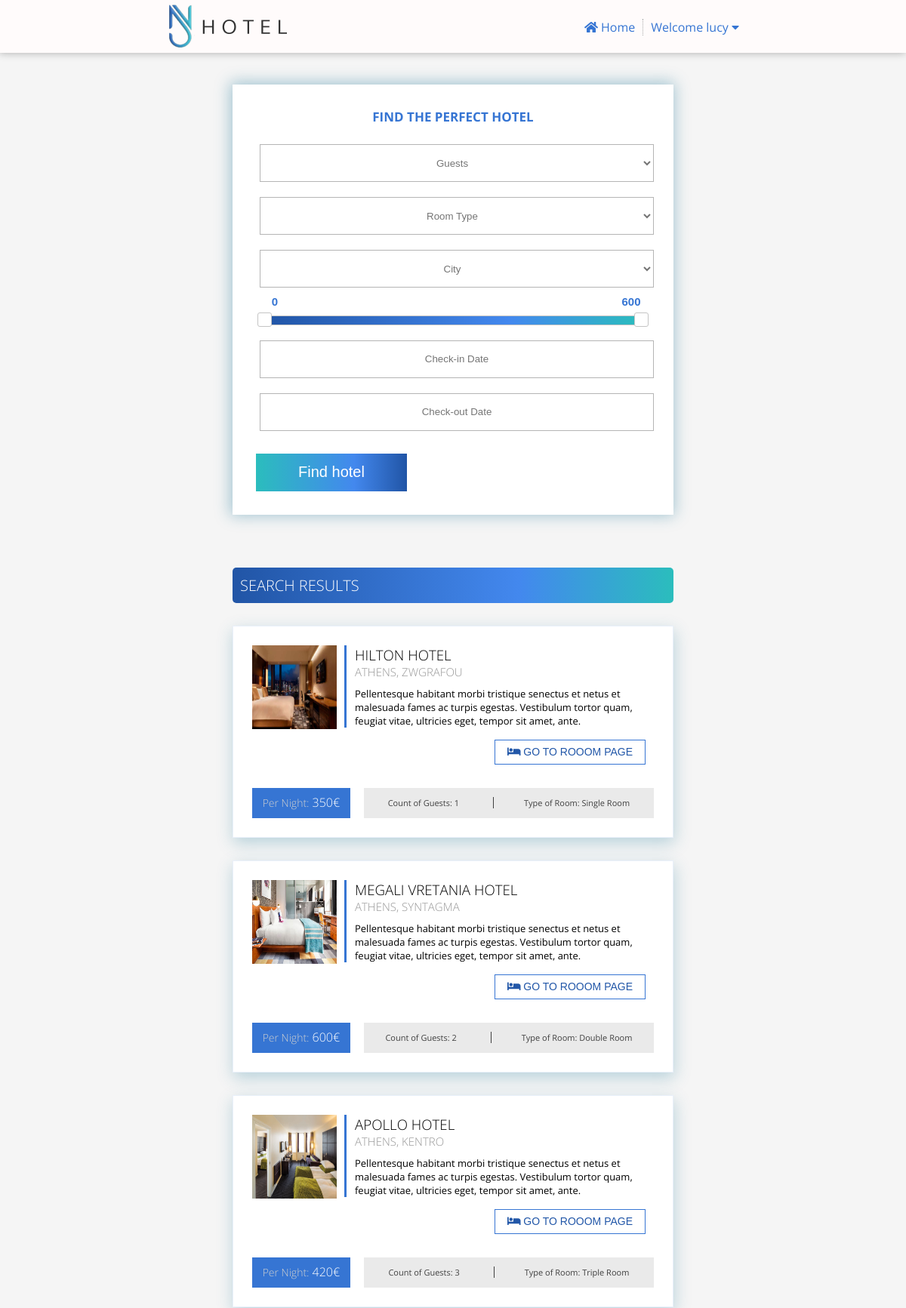
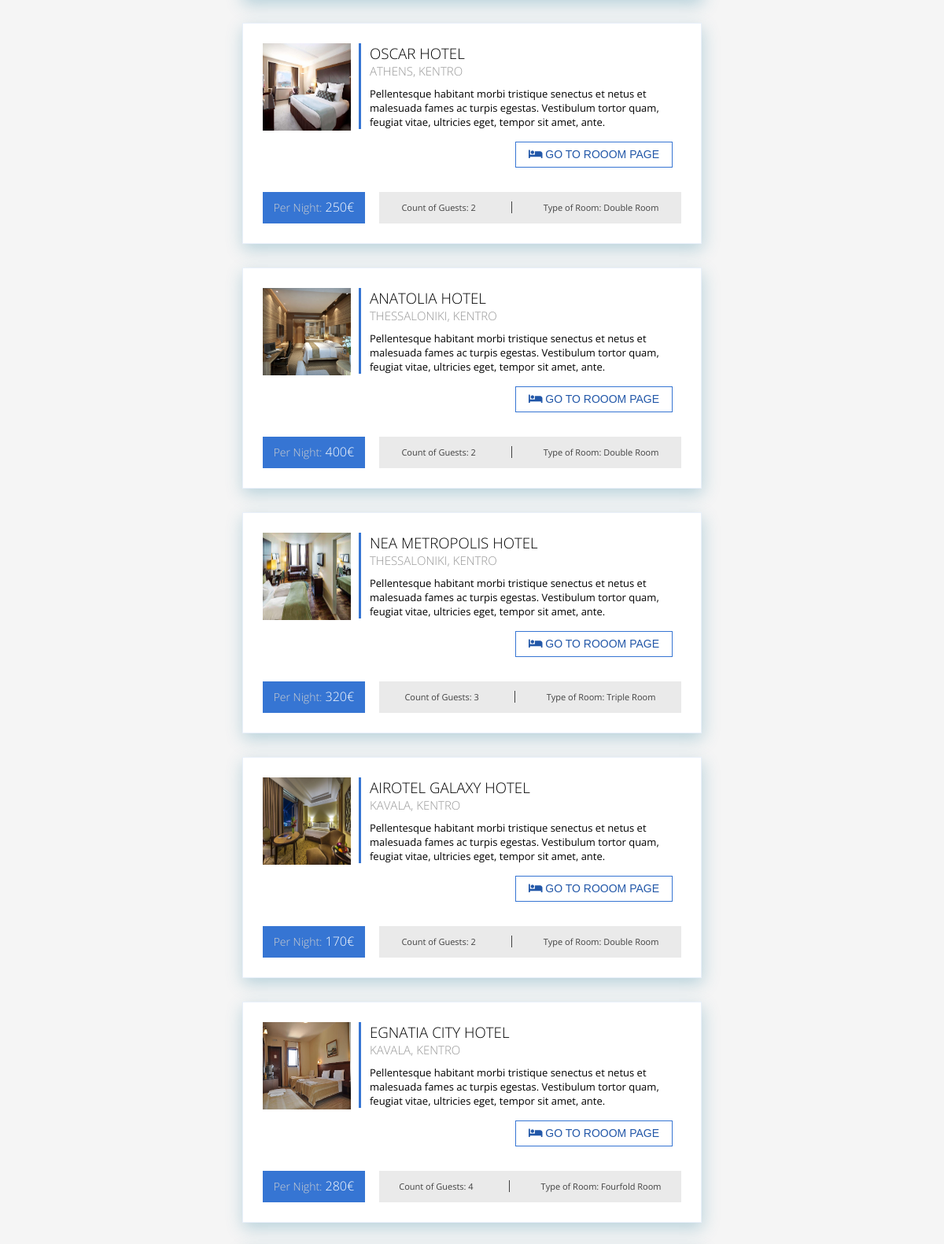
The page /public/list.php (signed in, upper part) on the database its author committed (2 pictures, top to bottom).
### tables this page shows
CREATE TABLE `user` (
  `user_id` int(10) UNSIGNED NOT NULL,
  `name` varchar(250) NOT NULL,
  `email` varchar(250) NOT NULL,
  `password` text NOT NULL,
  `created_time` timestamp NOT NULL DEFAULT current_timestamp()
);

CREATE TABLE `room` (
  `room_id` int(10) UNSIGNED NOT NULL,
  `type_id` int(10) UNSIGNED NOT NULL,
  `name` varchar(250) NOT NULL,
  `city` varchar(250) NOT NULL,
  `area` varchar(250) NOT NULL,
  `photo_url` varchar(250) NOT NULL,
  `count_of_guests` int(10) UNSIGNED NOT NULL,
  `price` int(10) UNSIGNED NOT NULL,
  `address` varchar(250) NOT NULL,
  `location_lat` decimal(10,7) NOT NULL,
  `location_long` decimal(10,7) NOT NULL,
  `description_short` varchar(250) NOT NULL,
  `description_long` text NOT NULL,
  `parking` tinyint(1) NOT NULL,
  `wifi` tinyint(1) NOT NULL,
  `pet_friendly` tinyint(1) NOT NULL,
  `avg_reviews` decimal(10,7) DEFAULT NULL,
  `count_reviews` int(10) UNSIGNED DEFAULT 0,
  `created_time` timestamp NOT NULL DEFAULT current_timestamp()
);

CREATE TABLE `room_type` (
  `type_id` int(10) UNSIGNED NOT NULL,
  `title` varchar(250) NOT NULL
);

### app/Hotel/User.php (called while the page is built, shortened)
<?php
class User extends BaseService{
    private static $currentUserId;
    public function getByUserId($userId){
        $parameters = [
            ':user_id' => $userId
        ];
        return $this->fetch("SELECT * FROM user WHERE user_id = :user_id", $parameters);
    }
    public static function getCurrentUserId(){
        return self::$currentUserId;
    }
    public static function setCurrentUserId($userId){
       self::$currentUserId = $userId;
    }
}
?>

### app/Hotel/BaseService.php (called while the page is built, shortened)
<?php
class BaseService{
    private static $pdo;
    protected function initializePdo(){
        if(!empty(self::$pdo)){
            return;
        }
        $config = Configuration::getInstance();
        $databaseConfig = $config->getConfig()['database'];
        try{
            self::$pdo = new PDO(sprintf('mysql:host=%s;dbname=%s;charset=UTF8', $databaseConfig['host'], $databaseConfig['dbname']), $databaseConfig['username'], $databaseConfig['password'], [PDO::MYSQL_ATTR_INIT_COMMAND => "SET NAMES 'UTF8'"]);
            self::$pdo->setAttribute(PDO::ATTR_ERRMODE, PDO::ERRMODE_EXCEPTION);
        }catch (\PDOException $ex){
            throw new \Exception(sprintf('Could not connect to database. Error: %s', $ex->getMessage()));
        }
    }
    protected function fetchAll($sql, $parameters= [], $type = PDO::FETCH_ASSOC){
        $statement = $this->getPdo()->prepare($sql);
        foreach ($parameters as $key => $value){
            $statement->bindValue($key, $value, is_int($value) ? PDO::PARAM_INT : PDO::PARAM_STR);
        }
        $status = $statement->execute();
        return $statement->fetchAll($type);
    }
    protected function fetch($sql, $parameters= [], $type = PDO::FETCH_ASSOC){
        $statement = $this->getPdo()->prepare($sql);
        foreach ($parameters as $key => $value){
            $statement->bindValue($key, $value, is_int($value) ? PDO::PARAM_INT : PDO::PARAM_STR);
        }
        $status = $statement->execute();
        return $statement->fetch($type);
    }
    protected function getPdo(){
        return self::$pdo;
    }
}
?>

### app/Hotel/Room.php (called while the page is built, shortened)
<?php
class Room extends BaseService  {
    public function search($checkInDate, $checkOutDate, $city = '', $typeId = '', $guests = '', $minPrice = '', $maxPrice = ''){
        $parameters = [
            ':check_in_date' => $checkInDate->format(DateTime::ATOM),
            ':check_out_date' => $checkOutDate->format(DateTime::ATOM)
        ];
        $sql = 'SELECT * FROM room WHERE ';
        $sql .= 'room_id NOT IN (
           SELECT room_id
           FROM booking
           WHERE check_in_date <= :check_out_date AND check_out_date >= :check_in_date)';
        return $this->fetchAll($sql, $parameters);
    }
}
?>

### app/Hotel/RoomType.php (called while the page is built, shortened)
<?php
class RoomType extends BaseService  {
     public function getAllTypes(){
        return $this->fetchAll("SELECT * FROM room_type");
    }
    public static function findValueFromArrayKey($array = [], $key = ''){
        foreach ($array as $arrayElement){
          if($arrayElement['type_id'] == $key){
            $value = $arrayElement['title'] ;
          }
        }
        return $value;
    }
}
?>

### public/list.php (the view, shortened to what this page needs)
<?php
$room = new Room();
$type = new RoomType();
$allTypes = $type->getAllTypes();
$selectedCity = $_REQUEST['city'];
$selectedTypeId = $_REQUEST['room_type'];
$checkInDate = $_REQUEST['check_in_date'];
$checkOutDate = $_REQUEST['check_out_date'];
$selectedGuests = $_REQUEST['guest'];
$selectedMinPrice = $_REQUEST['min_price'];
$selectedMaxPrice = $_REQUEST['max_price'];
$allAvailableRooms = $room->search(new DateTime($checkInDate), new DateTime($checkOutDate), $selectedCity, $selectedTypeId, $selectedGuests, $selectedMinPrice, $selectedMaxPrice);
?>
<!DOCTYPE html>
<html lang="en">
    <head>
        <link rel="stylesheet" href="assets/css/all.min.css">
        <link rel="stylesheet" type="text/css" href="assets/js/jquery/jquery-ui.css">
        <link rel="stylesheet" type="text/css" href="assets/css/style.css">
        <link rel="stylesheet" type="text/css" href="assets/css/list.css">
        <link rel="stylesheet" type="text/css" href="assets/css/drop.css">
        <link rel="stylesheet" type="text/css" href="assets/css/errors.css">
        <link rel="stylesheet" type="text/css" href="assets/css/responsive.css">
    </head>
    <body>
        <?php include "partial/header.php" ?>
        <?php include "partial/mobile.php" ?>
        <section>
            <div class="search-results">
                <div class="sidebar-filters">
                    <form name="searchForm" class="searchForm" action="list.php" onsubmit="return validateForm()">
                        <h2>Find the perfect hotel</h2>
                        <select name="guest" id="guests" class="styling-fields register-fields select-guests">
                            <option value="" disabled selected hidden>Guests</option>
                        </select>
                        <select name="room_type" id="room-type" class="styling-fields register-fields select-room">
                            <option value="" disabled selected hidden>Room Type</option>
                        </select>
                        <select name="city" id="city" class="styling-fields register-fields select-city">
                            <option value="" disabled selected hidden>City</option>
                        </select>
                        <div class="prices">
                            <input name="min_price" type="text" id="amount" class="price-range" readonly>
                            <input name="max_price" type="text" id="amount2" class="price-range" readonly>
                        </div>
                        <div id="slider-range"></div>
                        <input class="styling-fields register-fields check-in-date" type="text"  autocomplete="off" id="datepicker-start" name="check_in_date" value="<?php echo $checkInDate;?>" placeholder="Check-in Date">
                        <input class="styling-fields register-fields check-out-date" type="text"  autocomplete="off" id="datepicker-end" name="check_out_date" value="<?php echo $checkOutDate;?>" placeholder="Check-out Date">
                        <button type="submit" class="button">Find hotel</button>
                    </form>
                </div>
                <div class="hotel-results" id="search-results-container">
                    <div class="results-bar">
                        <h2>Search Results</h2>
                    </div>
                    <?php
                        foreach($allAvailableRooms as $allAvailableRoom) {
                    ?>
                    <article class="room">
                        <aside class="media">
                            <img src="assets/images/rooms/<?php echo $allAvailableRoom['photo_url'];?>" />
                        </aside>
                        <div class="info">
                            <h1> <?php echo $allAvailableRoom['name'];?></h1>
                            <h2> <?php echo $allAvailableRoom['city'];?>, <?php echo $allAvailableRoom['area'];?> </h2>
                            <p><?php echo $allAvailableRoom['description_short'];?></p>
                            <button class="go-to-room-button"><a href="room.php?room_id=<?php echo $allAvailableRoom['room_id'];?>&check_in_date=<?php
                            echo $checkInDate;?>&check_out_date=<?php echo $checkOutDate;?>"><i class="fas fa-bed"></i>  Go to Rooom Page</a></button>
                        </div>
                        <div class="room-details">
                            <h3 class="room-price "><span class="per-night-price">Per Night:</span> <?php echo $allAvailableRoom['price'];?>€</h3>
                            <div class="details">
                                <p class="detail-text1">Count of Guests: <?php echo $allAvailableRoom['count_of_guests'];?></p>
                                <p class="detail-text2">Type of Room: <?php echo $type->findValueFromArrayKey($allTypes,$allAvailableRoom['type_id']);?></p>
                            </div>
                        </div>
                    </article>
                    <?php
                        }
                    ?>
                </div>
            </div>
        </section>
    </body>
</html>

### public/partial/header.php (shortened to what this page needs)
<?php
$userId =  User::getCurrentUserId();
if(!empty($userId)){
    $user = new User();
    $name = $user->getByUserId($userId)['name'];
}
?>
<header>
    <div class="header-container">
        <div class="logo">
            <a href="index.php"><img src="assets/images/logo.png"></a>
            </div>
        <nav class="navigation">
            <ul>
                <li class="nav-item home-page">
                    <a href="index.php">
                        <i class="fas fa-home"></i>&nbsp;<span>Home</span>
                    </a>
                </li>
                <?php
                    if(!empty($userId)) {
                ?>
                    <li class="dropdown nav-item-two profile-page">
                        <div class="dropbtn" onclick="dropdown()">Welcome <?php echo $name ?>
                            <i class="fa fa-caret-down"></i>
                        </div>
                    </li>
                <?php
                    }
                ?>
            </ul>
        </nav>
    </div>
</header>

### public/assets/css/style.css (style rules this page uses)
* { margin: 0; padding: 0; box-sizing: border-box; }
body { background-color: #f5f5f5; color: #000; font-family: 'Open Sans', sans-serif; font-size: 16px; height: 100vh; padding-bottom: 51px; }
body > header { min-height: 70px; background-color: #fffbfb; position: fixed; width: 100%; z-index: 1; }
h2 { color:#3675d3; }
button { width: 200px; height: 50px; margin-top: 20px; font-size: 20px; border: none; overflow: hidden; color: #ffffff; cursor: pointer; visibility: visible; background: -moz-linear-gradient(left, #2bbdbd 0%, #4388ee 65%, #2155a6 100%); background: -webkit-linear-gradient(left, #2bbdbd 0%, #4388ee 65%, #2155a6 100%); background: linear-gradient(90deg, #2bbdbd 0%, #4388ee 65%, #2155a6 100%); outline:none; }
.header-container { text-align: center; width: 56%; margin: 0 auto; }
div.logo { float: left; padding-top: 5px; }
nav.navigation { text-align: right; list-style: none; }
nav.navigation ul li { display: inline-block; }
ul li.nav-item { padding-top: 25px; list-style: none; }
li.nav-item:after { display: inline; content: ' '; border-right: 1px dotted #aaa; padding-right: 5px; }
ul li a { padding: 0 5px ; }
ul li a, ul li a:link { text-decoration: none; color: #3675d3; }
div form h2 { padding-bottom: 15px; }
form .styling-fields { width: 200px; height: 50px; text-align: center; outline:none; margin: 10px 5px; border: 1px solid #b5b5b5; background: #fff; }
form input { outline:none; }
.select-city, .select-room, .select-guests { -moz-text-align-last: center; text-align-last:center; color: #757575; }

### public/assets/css/list.css (style rules this page uses)
body > header { box-shadow: -1px 0px 10px 0px #3c3c3c66; }
div.search-results { text-align: center; margin: 0 auto; overflow: hidden; width: 60%; padding: 50px; padding-top: 90px; }
form.searchForm { display: flex; flex-direction: column; }
form.searchForm > h2 { font-size: 17px; }
div.sidebar-filters { float: left; border: 1px solid #fff; background: #fff; padding: 30px; box-shadow: -1px -1px 19px 2px #247b9c66; }
input.price-range { border:0; color: #3675d3; font-weight:bold; font-size: 15px; text-align: center; }
div.hotel-results { float: right; width: 65%; }
div.hotel-results article { text-align: left; border: 1px solid #3675d31c; margin-bottom: 30px; padding: 25px; background: white; box-shadow: 1px 7px 20px 0px #247b9c4a; }
.results-bar { color: #fff; text-align: left; padding: 5px; background: linear-gradient(90deg ,#2155a6 0%, #4388ee 65%, #2bbdbd 100%); border-radius: 5px; margin-bottom: 30px; }
.results-bar h2 { color: #fff; font-size: 20px; padding: 5px; }
#slider-range { min-width: 96%; margin: 0 auto; margin-bottom: 10px; }
div.prices { display: flex; justify-content: space-between; padding-bottom: 10px; }
.price-range { max-width: 50px; }
div.hotel-results aside.media img { width: 21%; float: left; height: 111px; transition: 0.5s; }
button.go-to-room-button { float: right; font-size: 14px; width: 200px; height: 33px; text-transform: uppercase; position: relative; background: rgba(0, 0, 0, 0); border: 1px solid #3675d3; color: #3675d3; box-shadow: none; border-radius: 0; margin: 16px 11px 6px 0; transition: 0.5s; }
button.go-to-room-button a { text-decoration: none; color: #2257a8; }
article.room div.info { border-left: 3px solid #3675d3; width: 77%; margin-left: 23%; padding-left: 2%; }
div.info h1, h2 { text-transform: uppercase; font-weight: 100; }
div.info h2 { font-size: 15px; color: rgb(150, 150, 150); transition: 0.5s; }
form h2 { font-size: 20px; font-weight: bold; }
div.info p { font-size: 14px; margin-top: 10px; }
div.room-details { display: flex; align-items: center; justify-content: center; margin-top: 80px; font-size: 13px; }
div.details { display: flex; justify-content: center; align-items: center; background: #eaeaea; color: #404040; width: 77%; height: 40px; }
div h3.room-price { font-size: 17px; font-weight: 100; background-color: #3675d3; color: #fff; width: 20%; height: 40px; text-align: center; float: left; margin-right: 18px; padding: 8px 0; }
span.per-night-price { font-size: 14px; color: #d0d0d0; }
p.detail-text1 { float: left; padding-right: 20px; text-align: center; font-size: 12px; }
p.detail-text1:after { display: inline; content: ' '; border-right: 1px solid #404040; padding-right: 45px; }
p.detail-text2 { padding-left: 20px; text-align: center; font-size: 12px; }
div.details { text-align: center; }

### rows shown on the page
user: name "lucy"
room: photo_url (picture), name "HILTON HOTEL", city "ATHENS", area "ZWGRAFOU", description_short "Pellentesque habitant morbi tristique senectus et netus et malesuada fames ac turpis egestas. Vestibulum tortor quam, feugiat vitae, ultricies eget, tempor sit amet, ante.", price "350", count_of_guests "1", type.title "Single Room"
room: photo_url (picture), name "MEGALI VRETANIA HOTEL", city "ATHENS", area "SYNTAGMA", description_short "Pellentesque habitant morbi tristique senectus et netus et malesuada fames ac turpis egestas. Vestibulum tortor quam, feugiat vitae, ultricies eget, tempor sit amet, ante.", price "600", count_of_guests "2", type.title "Double Room"
room: photo_url (picture), name "APOLLO HOTEL", city "ATHENS", area "KENTRO", description_short "Pellentesque habitant morbi tristique senectus et netus et malesuada fames ac turpis egestas. Vestibulum tortor quam, feugiat vitae, ultricies eget, tempor sit amet, ante.", price "420", count_of_guests "3", type.title "Triple Room"
room: photo_url (picture), name "OSCAR HOTEL", city "ATHENS", area "KENTRO", description_short "Pellentesque habitant morbi tristique senectus et netus et malesuada fames ac turpis egestas. Vestibulum tortor quam, feugiat vitae, ultricies eget, tempor sit amet, ante.", price "250", count_of_guests "2", type.title "Double Room"
room: photo_url (picture), name "ANATOLIA HOTEL", city "THESSALONIKI", area "KENTRO", description_short "Pellentesque habitant morbi tristique senectus et netus et malesuada fames ac turpis egestas. Vestibulum tortor quam, feugiat vitae, ultricies eget, tempor sit amet, ante.", price "400", count_of_guests "2", type.title "Double Room"
room: photo_url (picture), name "NEA METROPOLIS HOTEL", city "THESSALONIKI", area "KENTRO", description_short "Pellentesque habitant morbi tristique senectus et netus et malesuada fames ac turpis egestas. Vestibulum tortor quam, feugiat vitae, ultricies eget, tempor sit amet, ante.", price "320", count_of_guests "3", type.title "Triple Room"
room: photo_url (picture), name "AIROTEL GALAXY HOTEL", city "KAVALA", area "KENTRO", description_short "Pellentesque habitant morbi tristique senectus et netus et malesuada fames ac turpis egestas. Vestibulum tortor quam, feugiat vitae, ultricies eget, tempor sit amet, ante.", price "170", count_of_guests "2", type.title "Double Room"
room: photo_url (picture), name "EGNATIA CITY HOTEL", city "KAVALA", area "KENTRO", description_short "Pellentesque habitant morbi tristique senectus et netus et malesuada fames ac turpis egestas. Vestibulum tortor quam, feugiat vitae, ultricies eget, tempor sit amet, ante.", price "280", count_of_guests "4", type.title "Fourfold Room"
